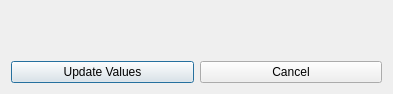
<?xml version="1.0" encoding="UTF-8"?>
<ui version="4.0">
 <class>QFormDialog</class>
 <widget class="QDialog" name="QFormDialog">
  <property name="geometry">
   <rect>
    <x>0</x>
    <y>0</y>
    <width>393</width>
    <height>94</height>
   </rect>
  </property>
  <property name="windowTitle">
   <string>Dialog</string>
  </property>
  <layout class="QVBoxLayout" name="verticalLayout" stretch="1,0">
   <item>
    <layout class="QFormLayout" name="formLayout"/>
   </item>
   <item>
    <layout class="QHBoxLayout" name="horizontalLayout">
     <item>
      <widget class="QPushButton" name="updateButton">
       <property name="text">
        <string>Update Values</string>
       </property>
      </widget>
     </item>
     <item>
      <widget class="QPushButton" name="cancelButton">
       <property name="text">
        <string>Cancel</string>
       </property>
      </widget>
     </item>
    </layout>
   </item>
  </layout>
 </widget>
 <resources/>
 <connections/>
</ui>
